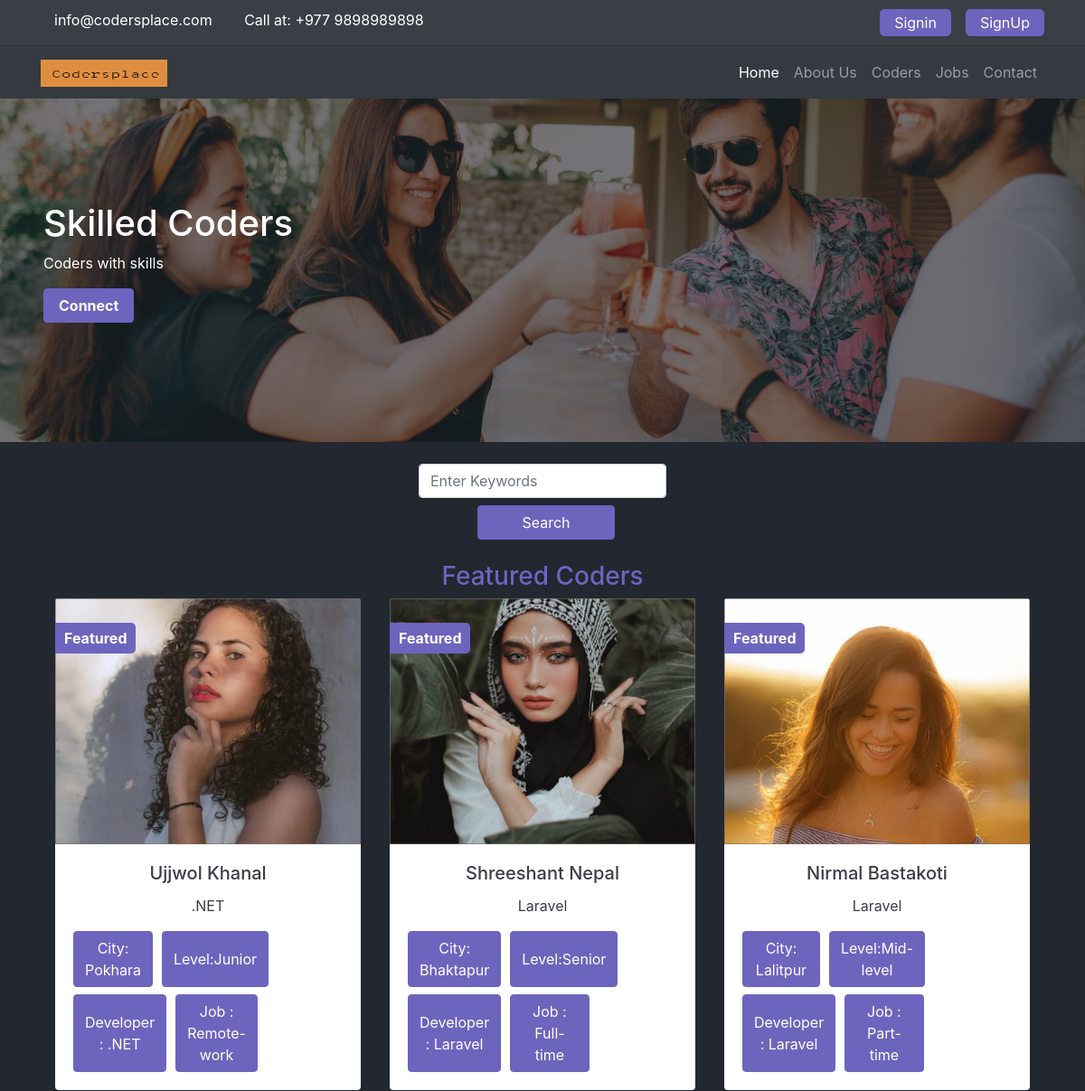
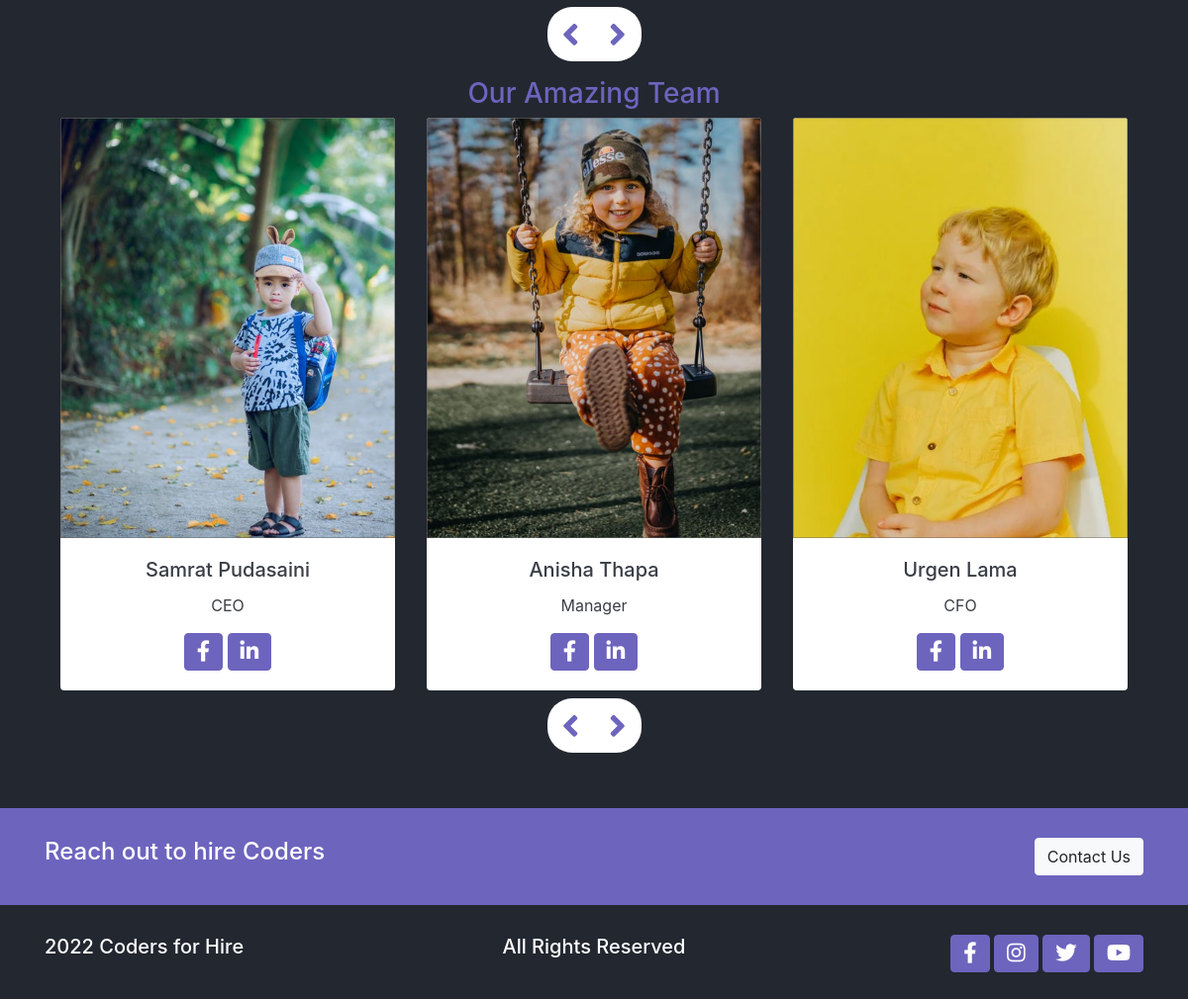
The page / on the database its author committed (2 pictures, top to bottom).
### webpages/models.py (models this page shows, shortened)
class Slider(models.Model):
    headline = models.CharField(max_length=255)
    subtitle = models.CharField(max_length=255)
    button_text = models.CharField(max_length=255)
    photo = models.ImageField(upload_to = 'media/slider/')
    created_date = models.DateTimeField(auto_now_add=True)

class Team(models.Model):
    first_name = models.CharField(max_length=255)
    last_name = models.CharField(max_length=255)
    role = models.CharField(max_length=255)
    fb_link = models.CharField(max_length=255)
    linkedin_link = models.CharField(max_length=255)
    photo = models.ImageField(upload_to="media/team/")
    created_date = models.DateTimeField(auto_now_add=True)

### coders/models.py (models this page shows, shortened)
class Coder(models.Model):
    level_choices = (
        ('Fresher', 'Fresher'),
        ('Junior', 'Junior'),
        ('Mid-level', 'Mid-level'),
        ('Senior', 'Senior'),
    )
    job_choices = (
        ('Part-time', 'Part-time'),
        ('Full-time', 'Full-time'),
        ('Remote-work', 'Remote-work'),
        ('Internship', 'Internship'),
    )
    developer_choices = (
        ('.NET', '.NET'),
        ('React', 'React'),
        ('Nodejs', 'Nodejs'),
        ('PHP', 'PHP'),
        ('Laravel', 'Laravel'),
        ('Angular', 'Angular'),
        ('Django', 'Django'),
    )
    name = models.CharField(max_length=255)
    email = models.EmailField(null=True)
    photo = models.ImageField(upload_to='media/coders/')
    description = RichTextField()
    city = models.CharField(max_length=255)
    level_type = models.CharField(max_length=255, choices=level_choices)
    job_type = models.CharField(max_length=255, choices=job_choices)
    developer_type = models.CharField(
        max_length=255, choices=developer_choices)
    is_featured = models.BooleanField(default=False)
    created_date = models.DateTimeField(default=datetime.now, blank=True)
    skills = models.CharField(max_length=255, blank=True, null=True)

### webpages/views.py (the view)
# urls.py: 2. Add a URL to urlpatterns:  path('', views.home, name='home')
def home(request):
    sliders = Slider.objects.all()
    teams = Team.objects.all()
    featured_coders = Coder.objects.order_by('-created_date').filter(is_featured=True)
    data = {
        'sliders': sliders,
        'teams' : teams,
        'featured_coders': featured_coders,
    }
    return render(request, 'webpages/home.html',data)

### templates/webpages/home.html
{% extends 'base.html' %}
{% load static %}
{% block content %}
<main class="home">
    <div class="top" data-slick='{"slidesToShow": 1, "slidesToScroll": 1}'>
      {% for slide in sliders %}
      <div class="top-banner">
        <img src="{{ slide.photo.url }}" alt="" class="img-fluid w-100">
        <div class="top-container d-flex flex-column pl-5">
          <h1>
            {{ slide.headline }}
          </h1>
          <p>
            {{ slide.subtitle }}
          </p>
          <div>
            <button class="btn btn-accent pl-3 pr-3 text-capitalize font-weight-bold">
              {{ slide.button_text }}
            </button>
          </div>
        </div>
      </div>
      {% endfor %}
    </div>
    <section class="container d-flex justify-content-center align-items-center mt-4">
      <form method="GET" action="{% url 'search' %}" class="row text-center">
        <div class="col-md-auto">
          <div class="form-group mb-2">
            <input name ="keyword" class="form-control" placeholder="Enter Keywords">
          </div>
          <div class="text-center">
            <button type="submit" class="btn btn-accent ml-2 mb-2 pl-5 pr-5">Search</button>
          </div>
        </div>
      </form>
    </section>
    <section class="container mt-3">
      <h3 class="text-center">Featured Coders</h3>
      <div class="team slider" data-slick='{"slidesToShow": 3, "slidesToScroll": 1}'>
        {% for fc in featured_coders %}
        <div class="card border-0 text-center ml-3 mr-3">
          <div class="feature-text">
            <a href="{% url 'coders_detail' fc.id %}">
              <img src="{{ fc.photo.url }}" class="card-img-top" alt="team-member">
              <span class="text-left bg-accent font-weight-bold">
                Featured
              </span>
            </a>
          </div>
          <div class="card-body">
            <h5 class="card-title">{{ fc.name }}</h5>
            <p class="card-text">{{ fc.developer_type }}</p>
            <div class="person-description mt-2">
              <button class="btn btn-accent"> City: {{ fc.city }} </button>
              <button class="btn btn-accent"> Level:{{ fc.level_type }} </button>
            </div>
            <div class="person-description mt-2">
              <button class="btn btn-accent"> Developer : {{ fc.developer_type }} </button>
              <button class="btn btn-accent"> Job : {{ fc.job_type }} </button>
            </div>
          </div>
        </div>
        {% endfor %}
      </div>
      <div class="controls d-flex justify-content-center mt-2 mb-2">
        <div class="d-flex">
          <i class="fa fa-angle-left youtuber-left"></i>
          <i class="fa fa-angle-right youtuber-right"></i>
        </div>
      </div>
    </section>
    <section class="container mt-3">
      <h3 class="text-center">Our Amazing Team</h3>
      <div class="team slider" data-slick='{"slidesToShow": 3, "slidesToScroll": 1}'>
        {% for team in teams %}
        <div class="card border-0 text-center  ml-3 mr-3">
          <img src="{{team.photo.url}}" class="card-img-top" alt="team-member">
          <div class="card-body">
            <h5 class="card-title">{{team.first_name}} {{ team.last_name }}</h5>
            <p class="card-text"> {{team.role}} </p>
            <div class="text-center mt-2">
              <a href="{{team.fb_link}}"><button class="btn btn-accent">  <i class="fab fa-facebook-f fa-lg	"></i> </button></a>
              <a href="{{team.linkedin_link}}"><button class="btn btn-accent"> <i class="fab fa-linkedin-in fa-lg	"></i> </button></a>
            </div>
          </div>
        </div>
        {% endfor %}
      </div>
      <div class="controls d-flex justify-content-center mt-2 mb-2">
        <div class="d-flex">
          <i class="fa fa-angle-left team-left"></i>
          <i class="fa fa-angle-right team-right"></i>
        </div>
      </div>
    </section>
</main>
{% endblock %}

### codersplace/static/css/base.css (style rules this page uses)
:root { --primary: #232730; --secondary: #3a3e45; --white: #888787; --accent: #6d64be; }
body { background-color: var(--primary); color: #fff; }
a { color: #fff; }
h2, h3 { color: var(--accent); }
.btn-accent { background-color: var(--accent); color: #fff; border-color: var(--accent); outline: none; }
.card { color: var(--secondary); width: 22.5rem; }
main { overflow: hidden; }

### codersplace/static/css/utils.css (style rules this page uses)
.bg-accent { color: #ffffff; background-color: var(--accent); }
.feature-text { position: relative; }
.feature-text span { position: absolute; top: 10%; left: 0; padding: 5px 10px; border-top-right-radius: 5px; border-bottom-right-radius: 5px; }
.person-description { display: grid; grid-template-columns: 1fr 1fr 1fr; column-gap: 10px; }

### codersplace/static/css/style.css (style rules this page uses)
.controls i { background-color: #fff; padding: 10px 15px; font-size: 35px; color: var(--accent); }
.controls i:first-child { border-top-left-radius: 25px; border-bottom-left-radius: 25px; }
.controls i:last-child { border-top-right-radius: 25px; border-bottom-right-radius: 25px; }
.top-banner { position: relative; }
.top-banner img { height: 380px; width: 100%; }
.home .top-banner .top-container { position: absolute; top: 30%; left: 0; }

### rows shown on the page
Slider: photo (picture), headline "Skilled Coders", subtitle "Coders with skills", button_text "Connect"
Coder: photo (picture), name "Ujjwol Khanal", developer_type ".NET", city "Pokhara", level_type "Junior", job_type "Remote-work"
Coder: photo (picture), name "Shreeshant Nepal", developer_type "Laravel", city "Bhaktapur", level_type "Senior", job_type "Full-time"
Coder: photo (picture), name "Nirmal Bastakoti", developer_type "Laravel", city "Lalitpur", level_type "Mid-level", job_type "Part-time"
Team: photo (picture), first_name "Samrat", last_name "Pudasaini", role "CEO"
Team: photo (picture), first_name "Anisha", last_name "Thapa", role "Manager"
Team: photo (picture), first_name "Urgen", last_name "Lama", role "CFO"
